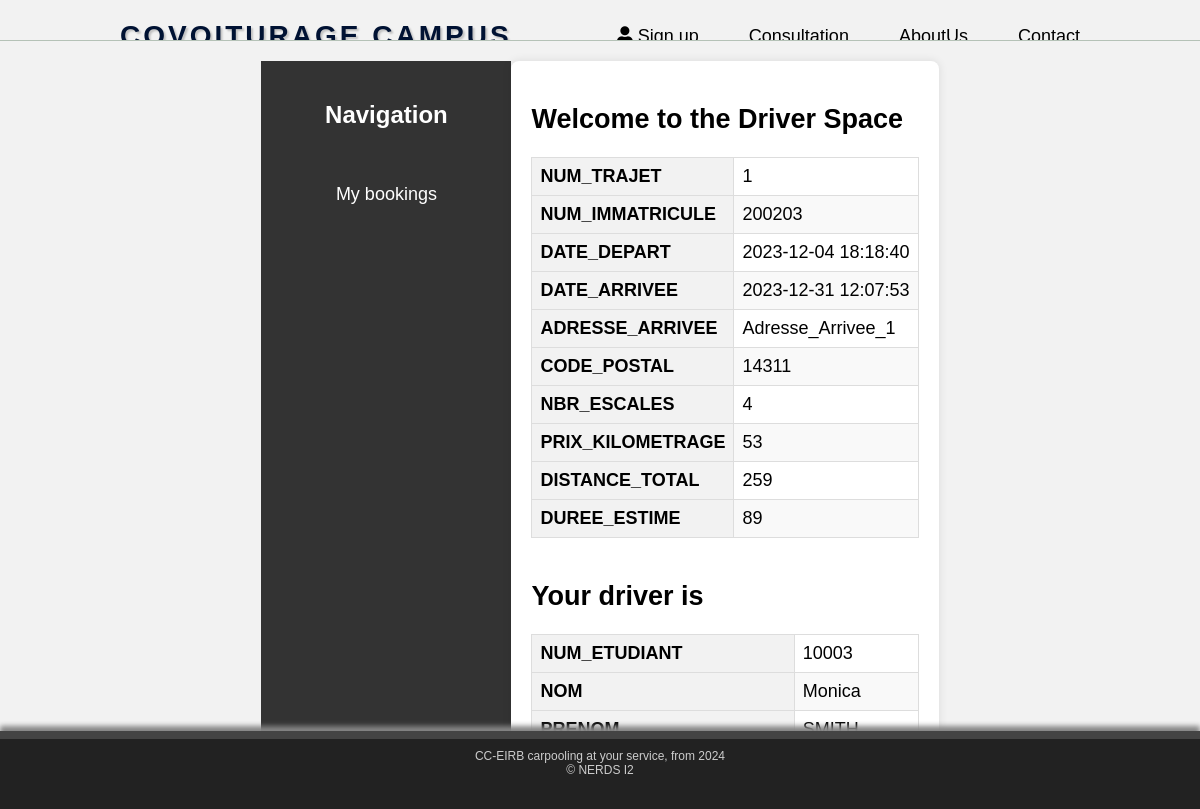
The app's page /php/espace_passager/view_trajet_p.php?num_trajet=1 with its own data.
### tables this page shows
CREATE TABLE IF NOT EXISTS TRAJET (
    NUM_TRAJET INT AUTO_INCREMENT PRIMARY KEY, 
    NUM_IMMATRICULE INT NOT NULL,
    DATE_DEPART TIMESTAMP NOT NULL,
    DATE_ARRIVEE TIMESTAMP NOT NULL,
    ADRESSE_ARRIVEE VARCHAR(100) NOT NULL,
    CODE_POSTAL INT NOT NULL,
    NBR_ESCALES INT NOT NULL DEFAULT 0,
    PRIX_KILOMETRAGE INT NOT NULL,
    DISTANCE_TOTAL INT NOT NULL,
    DUREE_ESTIME INT NOT NULL,
    FOREIGN KEY (NUM_IMMATRICULE) REFERENCES VOITURE(NUM_IMMATRICULE) ON DELETE CASCADE ON UPDATE CASCADE
);

CREATE TABLE IF NOT EXISTS ETUDIANT (
    NUM_ETUDIANT INT NOT NULL,
    PRENOM VARCHAR(100) NOT NULL,
    NOM VARCHAR(100) NOT NULL,
    PRIMARY KEY (NUM_ETUDIANT)
);

### php/espace_passager/view_trajet_p.php (the view, shortened to what this page needs)
<!DOCTYPE html>
<html>
<head>
    <link rel="stylesheet" type="text/css" href="../../css/esp_conducteur.css">
    <link rel="stylesheet" type="text/css" href="../../css/table_style.css">
</head>
<body>
    <?php include('../header.php'); ?>
    <div class="container">
        <?php include('nav_bar.php'); ?>
        <div class="main-content" id="mainContent">
            <h2>Welcome to the Driver Space</h2>
            <?php
            include('../../connect.php');
            if (isset($_GET['num_trajet']) && !empty($_GET['num_trajet'])) {
                $num_trajet = $_GET['num_trajet'];
                $query1 = "SELECT * FROM TRAJET WHERE NUM_TRAJET = ?";
                $stmt1 = $conn->prepare($query1);
                $stmt1->bind_param("i", $num_trajet);
                if ($stmt1->execute()) {
                    $result1 = $stmt1->get_result();
                    if ($result1->num_rows > 0) {
                        echo '<div style="overflow-x:auto;">';
                        echo '<table>';
                        $columns = ['NUM_TRAJET', 'NUM_IMMATRICULE', 'DATE_DEPART', 'DATE_ARRIVEE', 'ADRESSE_ARRIVEE', 'CODE_POSTAL', 'NBR_ESCALES', 'PRIX_KILOMETRAGE', 'DISTANCE_TOTAL', 'DUREE_ESTIME'];
                        while ($row = $result1->fetch_assoc()) {
                            foreach ($columns as $column) {
                                echo '<tr>';
                                echo "<th>$column</th>";
                                echo "<td>{$row[$column]}</td>";
                                echo '</tr>';
                            }
                        }
                        echo '</table>';
                        echo '</div>';
                        $query2 = "SELECT E.* FROM ETUDIANT E
                        JOIN CONDUCTEUR C ON C.NUM_CONDUCTEUR=E.NUM_ETUDIANT
                        JOIN VOITURE V ON V.NUM_CONDUCTEUR=C.NUM_CONDUCTEUR
                        JOIN  TRAJET T ON T.NUM_IMMATRICULE=V.NUM_IMMATRICULE WHERE NUM_TRAJET = ?";
                        $stmt2 = $conn->prepare($query2);
                        $stmt2->bind_param("i", $num_trajet);
                        if ($stmt2->execute()) {
                            $result2 = $stmt2->get_result();
                            echo "<h2>Your driver is</h2>";
                            if ($result2->num_rows > 0) {
                                echo '<div style="overflow-x:auto;">';
                                echo '<table>';
                                $columns = ['NUM_ETUDIANT', 'NOM', 'PRENOM'];
                                while ($row = $result2->fetch_assoc()) {
                                    foreach ($columns as $column) {
                                        echo '<tr>';
                                        echo "<th>$column</th>";
                                        echo "<td>{$row[$column]}</td>";
                                        echo '</tr>';
                                    }
                                }
                                echo '</table>';
                                echo '</div>';
                            } else {
                                echo "No result found";
                            }
                        } else {
                            echo "Error executing query 2: " . $stmt2->error;
                        }
                    } else {
                        echo "No result found";
                    }
                } else {
                    echo "Error executing query 1: " . $stmt1->error;
                }
            }
            ?>
        </div>
    </div>
    <?php include('../footer.php'); ?>
</body>
</html>

### php/header.php (shortened to what this page needs)
<!DOCTYPE html>
<html>
<head>
    <link rel="stylesheet" href="https://cdnjs.cloudflare.com/ajax/libs/font-awesome/5.15.4/css/all.min.css">
</head>
<body>
    <header>
        <nav class="main-nav">
            <div class="logo">
                <a href="http://localhost/free-sgbd203/index.php">COVOITURAGE CAMPUS</a>
            </div>
            <ul class="menu">
                <li><a href="http://localhost/free-sgbd203/php/login.php"><i class="fas fa-user"></i> Sign up </a></li>
                <li><a href="http://localhost/free-sgbd203/php/consultation.php">Consultation</a></li>
                <li><a href="http://localhost/free-sgbd203/php/AboutUs.php"> AboutUs</a></li>
                <li><a href="http://localhost/free-sgbd203/php/contact.php">Contact</a></li>
            </ul>
        </nav>
    </header>
</body>
</html>

### php/espace_passager/nav_bar.php
<div class="sidebar">
            <h2>Navigation</h2>
            <ul>
                <li><a href="resa.php">My bookings</a></li>
            </ul>
        </div>

### php/footer.php (shortened to what this page needs)
<!DOCTYPE html>
<html>
<head>
    <link rel="stylesheet" type="text/css" href="css/footer.css">
</head>
<body>
    <div id="footer">
        CC-EIRB carpooling at your service, from <?php echo date("Y"); ?><br />
        © NERDS I2
    </div>
</body>
</html>

### css/esp_conducteur.css (style rules this page uses)
body { font-family: 'Open Sans', sans-serif; background-color: #f2f2f2; margin: 0; padding: 0; font-size: 18px; }
.container { display: flex; max-width: 1200px; margin: 0 auto; padding: 20px; }
.sidebar { width: 20%; min-width: 250px; background-color: #333; color: #fff; transition: width 0.5s ease; }
.sidebar h2 { padding: 20px 0; text-align: center; font-size: 24px; }
.sidebar ul { list-style-type: none; padding: 0; }
.sidebar li { padding: 15px 0; text-align: center; }
.sidebar a { text-decoration: none; color: #fff; transition: color 0.5s ease; }
.main-content { flex-grow: 1; padding: 20px; background-color: #fff; border-radius: 8px; box-shadow: 0 0 10px rgba(0, 0, 0, 0.1); transition: transform 0.3s ease; }

### css/table_style.css (style rules this page uses)
table { width: 100%; border-collapse: collapse; margin-bottom: 20px; }
th, td { border: 1px solid #ddd; padding: 8px; text-align: left; }
th { background-color: #f2f2f2; }
tr:nth-child(even) { background-color: #f9f9f9; }

### css/footer.css (style rules this page uses)
#footer { width: 100%; height: 50px; background-color: #222222; border-top: solid #444444 8px; box-shadow: 0 -5px 5px #858585; color: #CCCCCC; font-size: 12px; text-align: center; position: fixed; bottom: 0; }

### php/header.php (style rules this page uses)
body { font-family: 'DyeLine', sans-serif; margin: 0; padding: 0; }
header { position: relative; top: 0; left: 0; right: 0; z-index: 10; background-color: transparent; padding: 20px 0; overflow: hidden; border-bottom: 1.7px solid #b5c2b7; }
.main-nav { display: flex; align-items: center; justify-content: space-between; margin: 0 auto; width: 80%; position: relative; }
.logo { font-size: 28px; font-weight: bold; text-transform: uppercase; font-family: 'Arial', sans-serif; letter-spacing: 3px; text-shadow: 2px 2px 2px rgba(0,0,0,0.2); display: flex; align-items: center; white-space: nowrap; }
.logo a { text-decoration: none; color: #001233; }
.menu { list-style-type: none; margin: 0; padding: 0; display: flex; align-items: center; justify-content: center; }
.menu li { margin-left: 50px; }
.menu li a { text-decoration: none; color: black; }

### php/footer.php (style rules this page uses)
html, body { height: 100%; margin: 0; display: flex; flex-direction: column; }
body { min-height: 100vh; }
#footer { width: 100%; height: 50px; color: white; padding: 10px 0; text-align: center; background-color: #222222; border-top: solid #444444 8px; box-shadow: 0 -5px 5px #858585; color: #CCCCCC; font-size: 12px; bottom: 0; position: fixed; }

### records on screen
trajet: column "NUM_TRAJET", NUM_TRAJET "1", column "NUM_IMMATRICULE", NUM_IMMATRICULE "200203", column "DATE_DEPART", DATE_DEPART "2023-12-04 18:18:40", column "DATE_ARRIVEE", DATE_ARRIVEE "2023-12-31 12:07:53", column "ADRESSE_ARRIVEE", ADRESSE_ARRIVEE "Adresse_Arrivee_1", column "CODE_POSTAL", CODE_POSTAL "14311", column "NBR_ESCALES", NBR_ESCALES "4", column "PRIX_KILOMETRAGE", PRIX_KILOMETRAGE "53", column "DISTANCE_TOTAL", DISTANCE_TOTAL "259", column "DUREE_ESTIME", DUREE_ESTIME "89"
etudiant: column "NUM_ETUDIANT", NUM_ETUDIANT "10003", column "NOM", NOM "Monica", column "PRENOM", PRENOM "SMITH"
